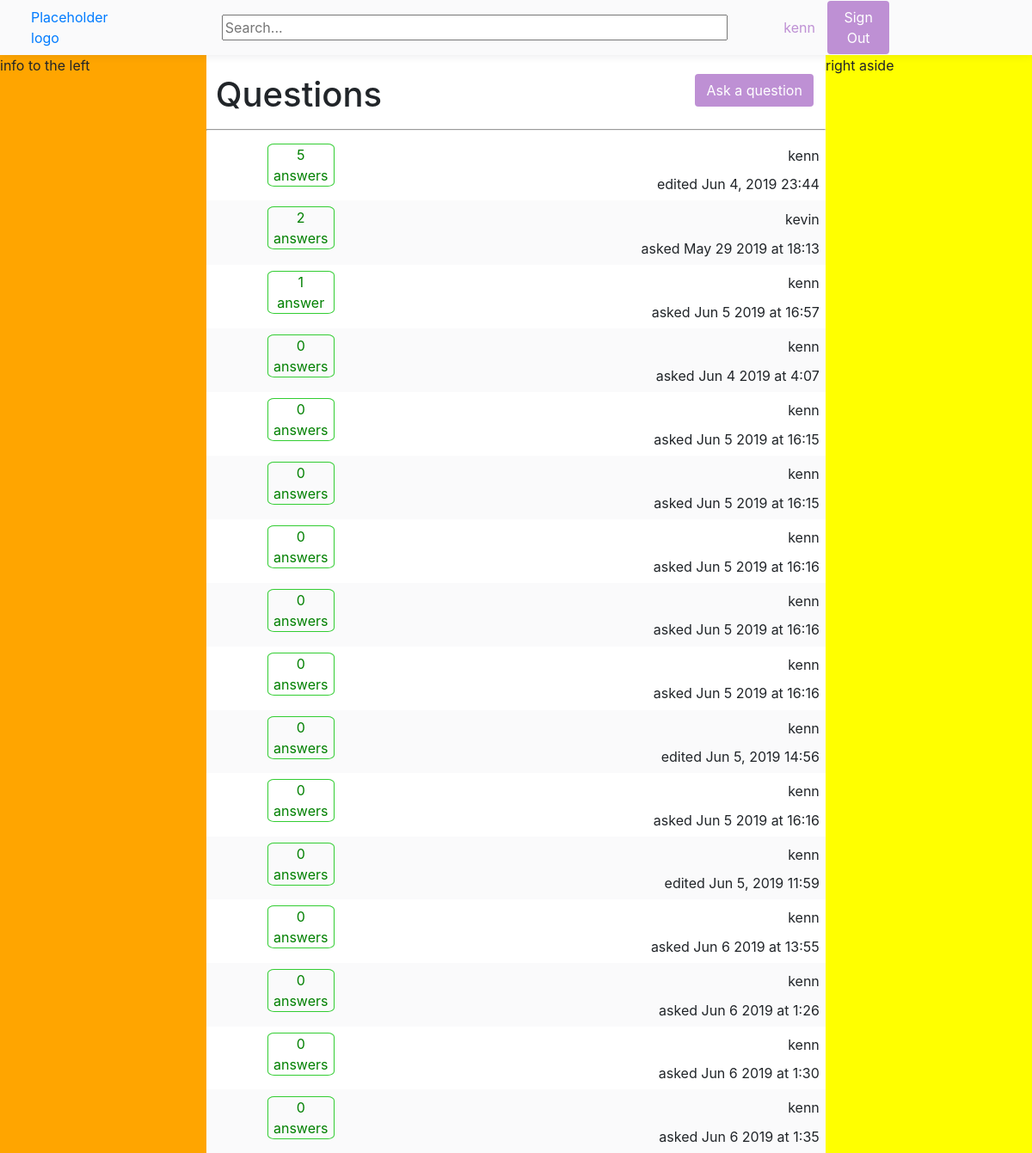
Screenshot of / (signed in) with the database file from the repository.
### passionProjectApp/models.py (models this page shows, shortened)
class RealQuestion(models.Model):
    title = tinymce_models.HTMLField()
    question = tinymce_models.HTMLField()
    last_update=models.DateTimeField(default=datetime.datetime.utcnow)
    date_created=models.DateTimeField(default=datetime.datetime.utcnow)
    author = models.ForeignKey(User,on_delete=models.CASCADE)

### passionProjectApp/views.py (the view)
# urls.py: path("",views.index,name='index'),
def index(request):
    randomquestion=RealQuestion.objects.all().order_by('?')[:10]
    allquestions=RealQuestion.objects.annotate(count=Count('answer')).order_by('count').reverse()[:20]
    context={"allquestions":allquestions, "randomquestion":randomquestion,}
    return render(request,"passionProjectApp/index.html",context)

### passionProjectApp/templates/passionProjectApp/index.html
{% extends 'passionProjectApp/base.html' %}
{% block body %}
<div class="titlepadding">
    <h1 class="questionTitle">Questions</h1>
    <a class="askbutton" href="{% url 'ask' %}"><button type="button" class="btn registerbutton">Ask a question</button></a>
</div>
<hr/>
{% if allquestions %}
{% for x in allquestions %}
<div class="changeColors">
    <div class="questionInfo">
        {% if x.answer_set.count == 1 %}
        <div class="answered"><div >{{x.answer_set.count}}</div> <div>answer</div></div>
        {% elif x.answer_set.count == 0 %}
        <div class="answered"><div >{{x.answer_set.count}}</div> <div>answers</div></div>
        {% else %}
        <div class="answered"><div >{{x.answer_set.count}}</div> <div>answers</div></div>
        {% endif %}
    </div>
    <a class='questionIndex' href="{% url 'ask_read' x.id %}">{% autoescape off %}{{x.title}}{% endautoescape %}</a>
    <div class="authorInfo">
        <div class ='authorName'>{{x.author}}</div>
        {% load tz %}
            {% if x.last_update > x.date_created %}
        {% localtime on %} <abbr title="created {{x.last_update|localtime}}"> {% endlocaltime %}edited {{x.last_update|date:"M j, Y H:i"}}</abbr>
            {% else %}  {% localtime on %}<abbr title="{{x.date_created|localtime}}">{% endlocaltime %} asked {{x.date_created|date:"M j Y"}} at {% load tz %}{{x.date_created|utc|date:"G:i"}}</abbr>
            {% endif %}
</div>
</div>
{% endfor%}
{% endif %}
{% endblock body %}

### passionProjectApp/templates/passionProjectApp/base.html (shortened to what this page needs)
<!DOCTYPE html>
<html lang="en">
<head>
    {% load static %}
    <link rel="stylesheet" href="{% static 'passionProjectApp/css/bootstrap.css' %}">
    <link rel="stylesheet" href="{% static 'passionProjectApp/css/base.css' %}">
</head>
<body>
{% if request.user.is_authenticated %}
<div class="topbar">
    <div class ='logo'><a href="{% url 'index' %}">Placeholder logo</a></div>
    <form class="search">
        <input type="text" name="search" placeholder="Search...">
    </form>
    <div class='registration'>
        <span class='login'>{{request.user}}</span> <a class='registerlink' href="{% url 'logout' %}"><button type="button" class=" btn registerbutton">Sign Out</button></a></div>
</div>
{% endif %}
<div class="bodygrid">
<aside class="asidebar">
    <div class="fixed-aside">info to the left</div>
</aside>
<div class="rightAside">
    right aside
</div>
<div class="test">
{% block body %}
{% endblock body %}
</div>
</div>
</body>
</html>

### passionProjectApp/static/passionProjectApp/css/base.css (style rules this page uses)
html,body { width:100vw; }
.bodygrid { display:grid; grid-template-areas: 'aside questions rando'; grid-template-columns: 1fr 3fr 1fr; margin-top:8vh; height:100vh; }
.topbar { display: flex; position: fixed; justify-content: space-between; top: 0; right: 0; width: 100vw; background: #fafafb; height: 8vh; padding: 1% 0; box-shadow: 0 1px 9px rgba(59,64,69,0.1); }
.logo { display: flex; align-items: center; justify-content: flex-start; padding-left: 3%; width: 12%; }
.search { display: flex; align-items: center; justify-content: center; padding-left: 4%; }
input { width: 49vw; }
.registration { position: relative; display: flex; align-items: center; justify-content: space-between; padding-right: 15%; }
.login,.registerlink, .editlinks { text-decoration: none; }
.login { color:#BE90D4; }
.registerlink { margin-left: 13%; }
.registerbutton { background:#BE90D4; color:white; }
.registration .registerbutton { width: 6vw; }
.asidebar { display: grid; grid-area: aside; background:orange; }
.fixed-aside { position:fixed; }
.test { display: grid; grid-area:questions; background: white; }
.titlepadding { padding:3% 0 0 1.5%; display:flex; justify-content: space-between; }
.questionTitle { display:inline; }
.askbutton { margin-right:2%; }
abbr[title] { cursor: auto; text-decoration: none; }
hr { height:0 }
div.changeColors:nth-of-type(odd) { display: flex; justify-content: space-between; padding: 1%; background: #fafafb; }
div.changeColors:nth-of-type(even) { display: flex; justify-content: space-between; padding: 1%; background: white; }
.answered { display: inline-block; text-align: center; border: 1px solid limegreen; color: green; border-radius: 10%; width:78px; }
.questionInfo { margin-left: 9%; }
.questionIndex { margin-right: auto; padding-left: 6%; width: fit-content; }
.authorName { display: flex; align-items: flex-start; padding-top: 1%; padding-left: 5%; width: fit-content; text-align: right; margin-left: auto; padding-bottom: 5%; }
.authorInfo { display:inline-block; }
.rightAside { grid-area: rando; background:yellow; }

### rows the page displays
RealQuestion: answer_set.count "5", author "kenn", last_update "Jun 4, 2019 23:44"
RealQuestion: answer_set.count "2", author "kevin", date_created "May 29 2019", date_created|utc "18:13"
RealQuestion: answer_set.count "1", author "kenn", date_created "Jun 5 2019", date_created|utc "16:57"
RealQuestion: answer_set.count "0", author "kenn", date_created "Jun 4 2019", date_created|utc "4:07"
RealQuestion: answer_set.count "0", author "kenn", date_created "Jun 5 2019", date_created|utc "16:15"
RealQuestion: answer_set.count "0", author "kenn", date_created "Jun 5 2019", date_created|utc "16:15"
RealQuestion: answer_set.count "0", author "kenn", date_created "Jun 5 2019", date_created|utc "16:16"
RealQuestion: answer_set.count "0", author "kenn", date_created "Jun 5 2019", date_created|utc "16:16"
RealQuestion: answer_set.count "0", author "kenn", date_created "Jun 5 2019", date_created|utc "16:16"
RealQuestion: answer_set.count "0", author "kenn", last_update "Jun 5, 2019 14:56"
RealQuestion: answer_set.count "0", author "kenn", date_created "Jun 5 2019", date_created|utc "16:16"
RealQuestion: answer_set.count "0", author "kenn", last_update "Jun 5, 2019 11:59"
RealQuestion: answer_set.count "0", author "kenn", date_created "Jun 6 2019", date_created|utc "13:55"
RealQuestion: answer_set.count "0", author "kenn", date_created "Jun 6 2019", date_created|utc "1:26"
RealQuestion: answer_set.count "0", author "kenn", date_created "Jun 6 2019", date_created|utc "1:30"
RealQuestion: answer_set.count "0", author "kenn", date_created "Jun 6 2019", date_created|utc "1:35"

### other values shown
{{ request.user }} "kenn"
